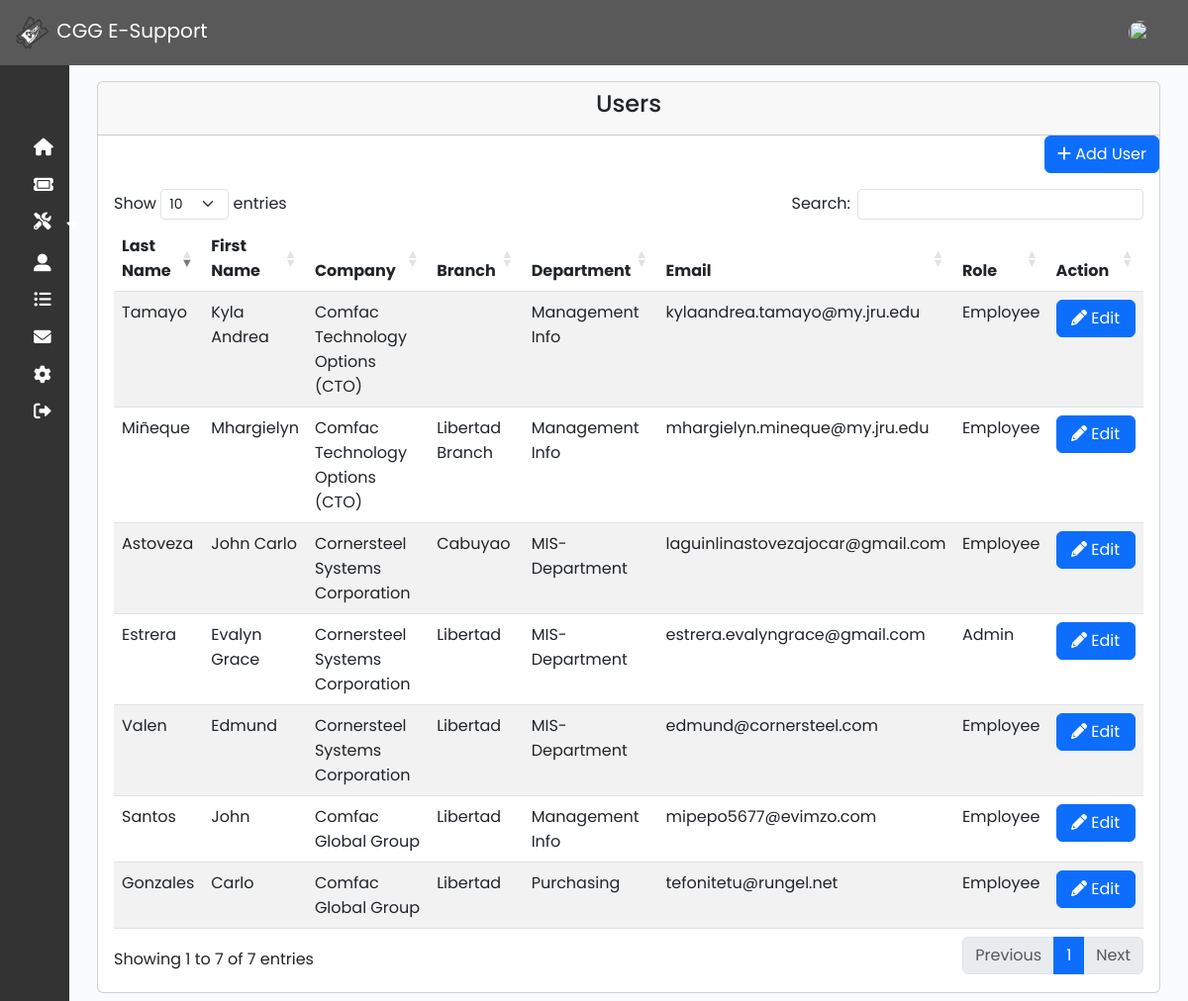
The app's page /admin/user.php (signed in), older data.
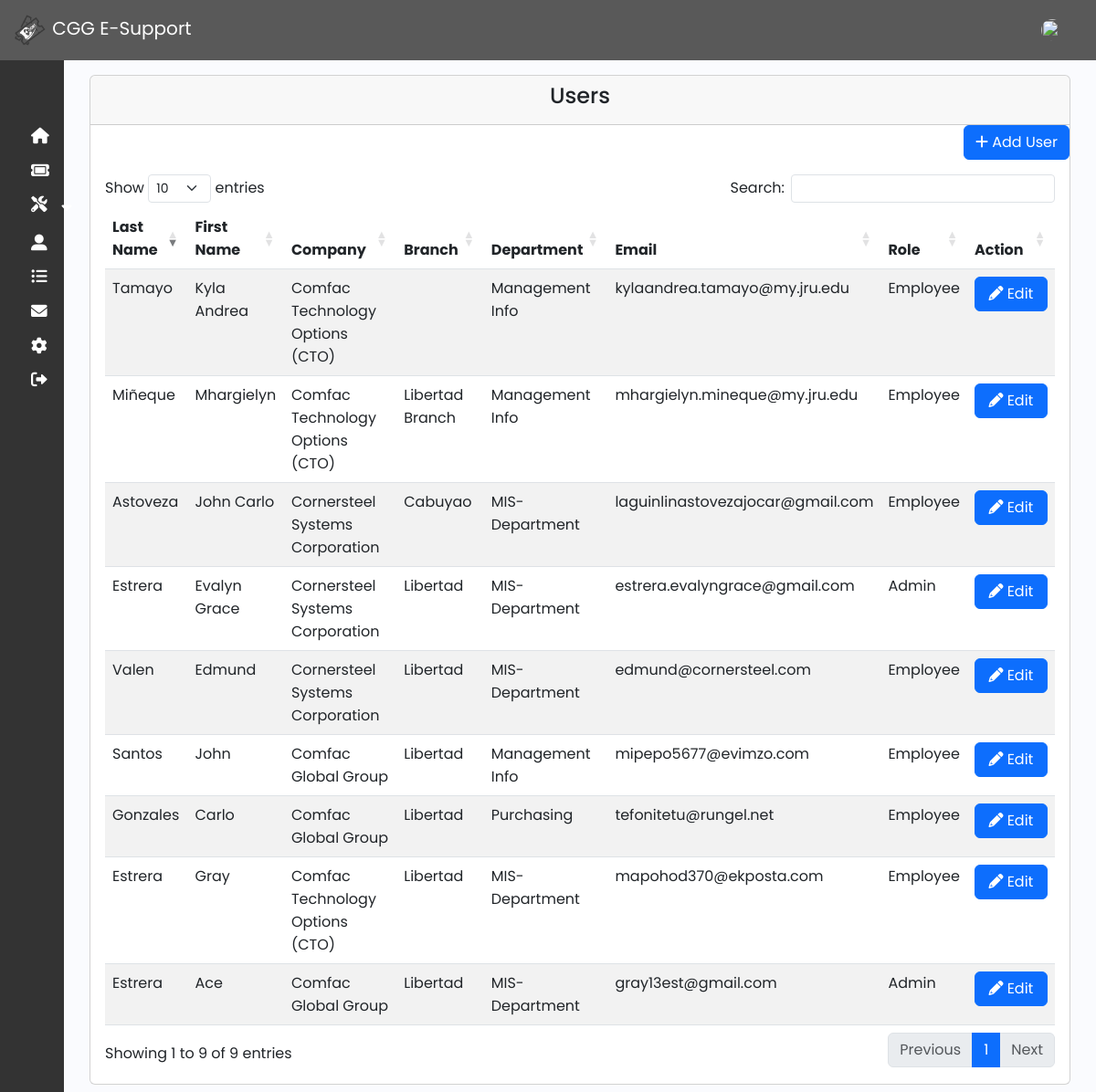
The same page, newer data.
### tables this page shows
CREATE TABLE `user` (
  `user_id` int(11) NOT NULL,
  `lastname` varchar(191) NOT NULL,
  `firstname` varchar(191) NOT NULL,
  `middleinitial` varchar(191) NOT NULL,
  `suffix` varchar(50) NOT NULL,
  `company` varchar(191) NOT NULL,
  `branch` varchar(191) NOT NULL,
  `department` varchar(191) NOT NULL,
  `email` varchar(191) NOT NULL,
  `contact` varchar(191) NOT NULL,
  `username` varchar(191) NOT NULL,
  `password` varchar(191) NOT NULL,
  `verification_status` tinyint(50) NOT NULL,
  `role` tinyint(2) NOT NULL,
  `created_at` timestamp NOT NULL DEFAULT current_timestamp(),
  `image` varchar(250) DEFAULT NULL
);

### admin/mysql_connect.php (called while the page is built, shortened)
<?php
$username ="root";

### function/myfunction.php (called while the page is built, shortened)
<?php
include('mysql_connect.php');
function getAll($table)
{
    global $con;
    $query = "SELECT * FROM $table";
    return $query_run = mysqli_query($con, $query);
}
?>

### admin/user.php (the view, shortened to what this page needs)
<?php include('../function/myfunction.php');
include 'sidebar_navbar.php';
?>
<!DOCTYPE html>
<html lang="en">
<head>
    <link rel="stylesheet" href="https://cdnjs.cloudflare.com/ajax/libs/twitter-bootstrap/5.3.0/css/bootstrap.min.css">
    <link rel="stylesheet" href="https://cdn.datatables.net/1.13.7/css/dataTables.bootstrap5.min.css">
    <link rel="stylesheet" href="https://cdnjs.cloudflare.com/ajax/libs/font-awesome/6.0.0-beta3/css/all.min.css">
    <link href="https://cdn.lineicons.com/4.0/lineicons.css" rel="stylesheet" />
    <link href="https://cdn.jsdelivr.net/npm/bootstrap@5.3.0-alpha3/dist/css/bootstrap.min.css" rel="stylesheet">
    <link rel="stylesheet" href="css/sidebar.css">
</head>
<body>
    <div class="main p-3">
        <div class="container">
            <div class="row">
                <div class="col-md-12">
                    <div class="card">
                        <div class="card-header">
                            <h4 class="text-center">Users</h4>
                        </div>
                        <div class="text-end">
                            <button class="btn btn-primary" data-bs-toggle="modal" data-bs-target="#addUserModal"><i class="fas fa-plus"></i>&nbsp;Add User</button>
                        </div>
                        <div class="card-body">
                            <div class="table-responsive">
                                <table id="example" class="table table-striped" style="width:100%">
                                    <thead>
                                        <tr>
                                            <th>Last Name</th>
                                            <th>First Name</th>
                                            <th>Company</th>
                                            <th>Branch</th>
                                            <th>Department</th>
                                            <th>Email</th>
                                            <th>Role</th>
                                            <th>Action</th>
                                        </tr>
                                    </thead>
                                    <tbody>
                                        <?php
                                        $user = getAll("user");
                                        if (mysqli_num_rows($user) > 0) {
                                            foreach ($user as $item) {
                                        ?>
                                                <tr>
                                                    <td><?= $item['lastname']; ?></td>
                                                    <td><?= $item['firstname']; ?></td>
                                                    <td><?= $item['company']; ?></td>
                                                    <td><?= $item['branch']; ?></td>
                                                    <td><?= $item['department']; ?></td>
                                                    <td><?= $item['email']; ?></td>
                                                    <td><?= $item['role'] == 0 ? 'Admin' : 'Employee'; ?></td>
                                                    <td>
                                                        <div class="btn-group" role="group">
                                                            <a href="#" class="btn btn-primary" style="width: 80px;" data-bs-toggle="modal" data-bs-target="#editUserModal<?= $item['user_id']; ?>"><i class="fas fa-pencil"></i>&nbsp;Edit</a>
                                                        </div>
                                                    </td>
                                                </tr>
                                        <?php
                                            }
                                        }
                                        ?>
                                    </tbody>
                                </table>
                            </div>
                        </div>
                    </div>
                </div>
            </div>
        </div>
    </div>
</body>
</html>

### admin/sidebar_navbar.php (shortened to what this page needs)
<head>
</head>
<?php
$user_id = $_SESSION['auth_user']['user_id'];
include('mysql_connect.php');
?>
<nav class="navbar navbar-expand-lg navbar-dark" style="background-color: #595959;">
    <div class="container-fluid">
        <a class="navbar-brand" href="dashboard.php"><img src="img/logooo.png" height="40px" alt="CGG E-Support Logo"> CGG E-Support</a>
        <div class="collapse navbar-collapse" id="navbarSupportedContent">
            <ul class="navbar-nav ms-auto">
                <li class="nav-item">
                    <img src='<?php echo "../Images/" . $user_id . "-" . $username . "/" . $img ?>' alt="User Profile" class="nav-link rounded-circle" style="width: 40px; height: 40px;">
                </li>
                <li class="nav-item">
                    <a class="nav-link" href="admin_profile.php">
                    </a>
                </li>
            </ul>
        </div>
    </div>
</nav>
<div class="wrapper">
    <aside id="sidebar">
        <div class="d-flex">
            <button class="toggle-btn" type="button">
            </button>
        </div>
        <ul class="sidebar-nav">
            <li class="sidebar-item">
                <a href="dashboard.php" class="sidebar-link">
                    <i class="fa-solid fa-home"></i>
                </a>
            </li>
            <li class="sidebar-item">
                <a href="ticket.php" class="sidebar-link">
                    <i class="fa-solid fa-ticket"></i>
                </a>
            </li>
            <li class="sidebar-item">
                <a href="#" class="sidebar-link">
                    <i class="fa-solid fa-tools"></i>
                    <i class="fa fa-sort-down"></i>
                </a>
            </li>
            <li class="sidebar-item">
                <a href="user.php" class="sidebar-link">
                    <i class="fa-solid fa-user-large"></i>
                </a>
            </li>
            <li class="sidebar-item">
                <a href="audit.php" class="sidebar-link">
                <i class="fa-solid fa-list-ul"></i>
                </a>
            </li>
            <li class="sidebar-item">
                <a href="contact_us.php" class="sidebar-link">
                    <i class="fa-solid fa-envelope"></i>
                </a>
            </li>
            <li class="sidebar-item">
                <a href="admin_profile.php" class="sidebar-link">
                    <i class="fa fa-gear"></i>
                </a>
            </li>
            <div class="sidebar-item">
                <a href="logoutadmin.php" class="sidebar-link">
                    <i class="fa-solid fa-right-from-bracket"></i>
                </a>
            </div>
        </ul>
    </aside>

### admin/css/sidebar.css (style rules this page uses)
a { text-decoration: none; }
li { list-style: none; }
body { font-family: "Poppins", sans-serif; }
.wrapper { display: flex; }
.main { min-height: 100vh; width: 100%; overflow: hidden; transition: all 0.35s ease-in-out; background-color: #fafbfe; }
#sidebar { width: 70px; min-width: 70px; z-index: 1000; transition: all 0.25s ease-in-out; background-color: #333333; display: flex; flex-direction: column; }
.toggle-btn { background-color: transparent; cursor: pointer; border: 0; padding: 1rem 1.5rem; }
.sidebar-nav { padding: 2rem 0; flex: 1 1 auto; }
a.sidebar-link { padding: 0.625rem 1.625rem; color: #fff; display: block; font-size: 0.9rem; white-space: nowrap; border-left: 8px solid transparent; }
.sidebar-link i { font-size: 1.1rem; margin-right: 0.75rem; }
.sidebar-item { position: relative; }
.nav-item, .fa-solid { color: white; }
li { display: inline-block; }

Row changes from the older to the newer data that the page shows:
added user: lastname "Estrera", firstname "Gray", company "Comfac Technology Options (CTO)", branch "Libertad", department "MIS-Department", email "mapohod370@ekposta.com", role "Employee"
added user: lastname "Estrera", firstname "Ace", company "Comfac Global Group", branch "Libertad", department "MIS-Department", email "gray13est@gmail.com", role "Admin"
Text that changed along with them:
text written by a page script: "Show entries Search: Showing 1 to 7 of 7 entries Previous 1 Next" → "Show entries Search: Showing 1 to 9 of 9 entries Previous 1 Next"
